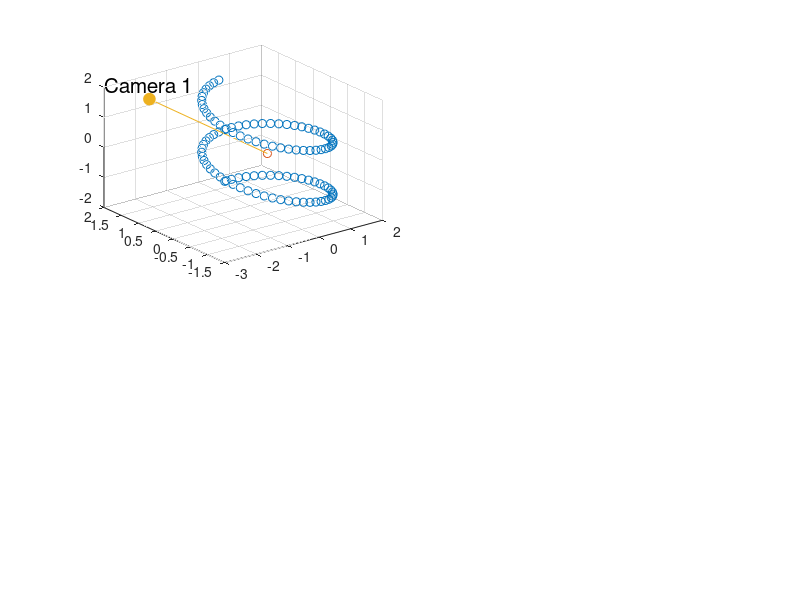

The MATLAB script that drew this image: (Note: this script raises an error after producing the figure.)
clc;clear;close all
%%  Create the dataset
n = 100;
t = 1:n;
data = [sin(2*pi*t/50)' cos(2*pi*t/50)' t'/100];
data = zscore(data);
% The 3D plot of the data set
subplot(4,4,[1 2 5 6])
scatter3(data(:,1),data(:,2),data(:,3))
hold on
scatter3(0,0,0) % Origin
%%  Set up the cameras
% Number of cameras
n_camera = 4;
% Position of cameras
camera = rand(3,n_camera)*2-1;
% Data recorded by the cameras
data_camera = zeros(n,n_camera*2);
color = [0.9290 0.6940 0.1250;...
         0.4940 0.1840 0.5560;...
         0.4660 0.6740 0.1880;...
         0.3010 0.7450 0.9330];
for i = 1:n_camera
    % Normalize the position of cameras, we only need the direction of each camera
    camera(:,i) = camera(:,i)/((camera(:,i)'*camera(:,i))^(1/2));
    subplot(4,4,[1 2 5 6])
    % Draw the cameras
    scatter3(camera(1,i)*3,camera(2,i)*3,camera(3,i)*3,72,'filled','MarkerEdgeColor',color(i,:))
    line([0,camera(1,i)*3],[0,camera(2,i)*3],[0,camera(3,i)*3],'Color',color(i,:))
    text(camera(1,i)*3,camera(2,i)*3,camera(3,i)*3+0.5,...
        ['Camera ' num2str(i)],'HorizontalAlignment','center','fontsize',15)
    
    % Project the data on a plane which perpendicular to the direction of the camera
    xplane = [-camera(2,i) camera(1,i) 0];
    yplane = cross(camera(:,i),xplane);
    xplane = xplane/norm(xplane);
    yplane = yplane/norm(yplane);
    x = data*xplane'+randn(n,1)/100;
    y = data*yplane'+randn(n,1)/100;
    % Record the projection of the data as the data recorded by the cameras
    data_camera(:,2*i-1) = x;
    data_camera(:,2*i) = y;
    % Plot the projection of the data as the 'pictures' recorded by the cameras
    if i<=2
        k=i+2;
    else
        k=i+4;
    end
    subplot(4,4,k)
    scatter(x,y)
    axis([-2.5 2.5 -2.5 2.5])
    xlabel(['h_' num2str(i)],'fontsize',12)
    ylabel(['v_' num2str(i)],'fontsize',12,'Rotation',0)
    title(['''Pictures'' recorded by camera ' num2str(i)],'fontsize',12)
end
% Description
subplot(4,4,[1 2 5 6])
legend('Data','Origin','Location','northeast')
title('A ball in motion','fontsize',12)
axis([-3 3 -3 3 -3 3])
xlabel('x','fontsize',12)
ylabel('y','fontsize',12)
zlabel('z','fontsize',12,'Rotation',0)
%%  PCA
data_camera = zscore(data_camera);
[ V, D ] = eigs(data_camera'*data_camera,8);
projection = data_camera*V(:,1:3);
% Plot the result of PCA
subplot(4,4,[9 10 13 14])
scatter3(projection(:,1),projection(:,2),projection(:,3))
title('Reconstructed ball motion graph','fontsize',12)
xlabel('PC_1','fontsize',12)
ylabel('PC_2','fontsize',12)
zlabel('PC_3','fontsize',12,'Rotation',0)
%  Plot the eigenvalues
subplot(4,4,[11 12 15 16])
plot(1:8,diag(D),'o-');
text(1:8,diag(D)+20,string(round(diag(D),3)))
axis([0.5 8.5 0 500])
xlabel('Principal components','fontsize',12)
title('Principal components and the corresponding eigenvalues','fontsize',12)
annotation('textbox',[0.11 0.56 0 0],'String','a','fontWeight','bold','fontsize',24)
annotation('textbox',[0.51 0.56 0 0],'String','b','fontWeight','bold','fontsize',24)
annotation('textbox',[0.11 0.1 0 0],'String','c','fontWeight','bold','fontsize',24)
annotation('textbox',[0.51 0.1 0 0],'String','d','fontWeight','bold','fontsize',24)